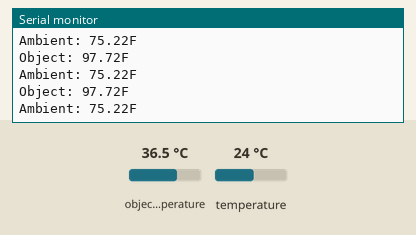
This sketch was run on a simulated Arduino Uno, built with avr-gcc and run on an emulated ATmega328P. Shown: the last lines printed to the serial monitor. The inputs (shaded band) are chosen by the test bench; at power-on: object temperature 36.5 °C, temperature 24 °C.

Above: at 1.3 s.
1.4 s: object temperature set to 20 °C
At 1.82 s:
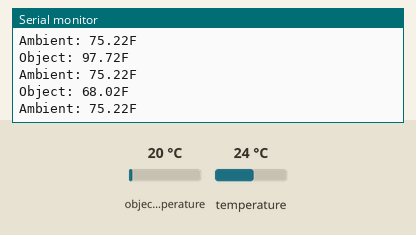
2.9 s: temperature set to 12 °C
At 3.33 s:
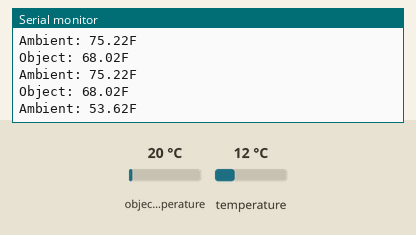
4.4 s: object temperature set to 26 °C
At 4.84 s:
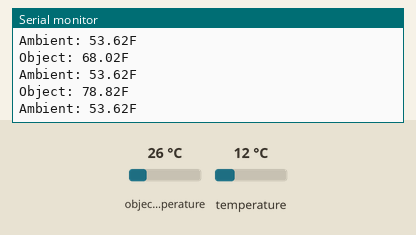
Timing chart, 0 to 7.4 s (numbered marks = the images above; inputs shaded):
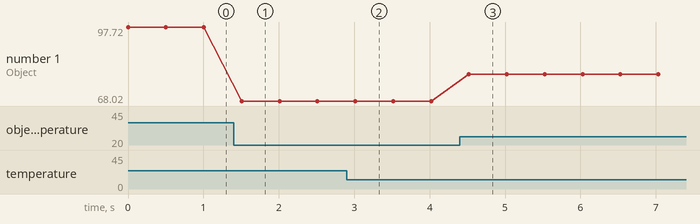

The sketch:

temp_test.ino
```cpp
/******************************************************************************
MLX90614 ------------- Arduino
  VDD ------------------ 3.3V
  VSS ------------------ GND
  SDA ------------------ SDA (A4 on older boards) WHITE
  SCL ------------------ SCL (A5 on older boards) YELLOW

******************************************************************************/

#include <Wire.h> // I2C library, required for MLX90614
#include <SparkFunMLX90614.h> // SparkFunMLX90614 Arduino library

IRTherm therm; // Create an IRTherm object to interact with throughout

void setup()
{
  Serial.begin(9600); // Initialize Serial to log output
  therm.begin(); // Initialize thermal IR sensor
  therm.setUnit(TEMP_F); // Set the library's units to Farenheit
  // Alternatively, TEMP_F can be replaced with TEMP_C for Celsius or
}

void loop()
{
  // Call therm.read() to read object and ambient temperatures from the sensor.
  if (therm.read()) // On success, read() will return 1, on fail 0.
  {
    // Use the object() and ambient() functions to grab the object and ambient
	// temperatures.
	// They'll be floats, calculated out to the unit you set with setUnit().
    Serial.print("Object: " + String(therm.object(), 2));
    Serial.println("F");
    Serial.print("Ambient: " + String(therm.ambient(), 2));
    Serial.println("F");
    Serial.println();
  }
  delay(500);
}
```

Measured:
- after the input at 1.4 s, the serial monitor: prints a new line after 0.11 s (image 1)
- after the input at 2.9 s, the serial monitor: prints a new line after 0.13 s (image 2)
- after the input at 4.4 s, the serial monitor: prints a new line after 0.12 s (image 3)
- plotted number 1: 97.72 → 68.02 after the input at 1.4 s, 68.02 → 78.82 after the input at 4.4 s
